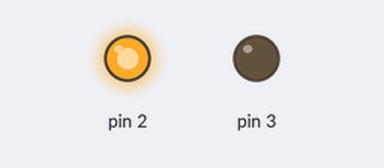
A sketch run on a simulated Arduino Uno, built with avr-gcc and run on an emulated ATmega328P. Shown: output pins drawn as LEDs (lit = HIGH).

Above: at 0.1 s.
Timing chart, 0 to 1.6 s (numbered marks = the images above):
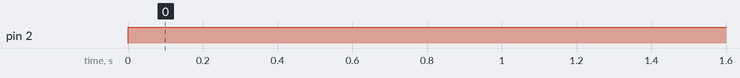

Measured:
- by itself, pin 2: LOW → HIGH at 0.00 s

The sketch:

LED_Matrix.ino
```cpp
void setup() {
  pinMode(2, OUTPUT);
  pinMode(3, OUTPUT);
}

void loop() {
  digitalWrite(2, HIGH);
  digitalWrite(3, LOW);
  delay(500);
}
```
